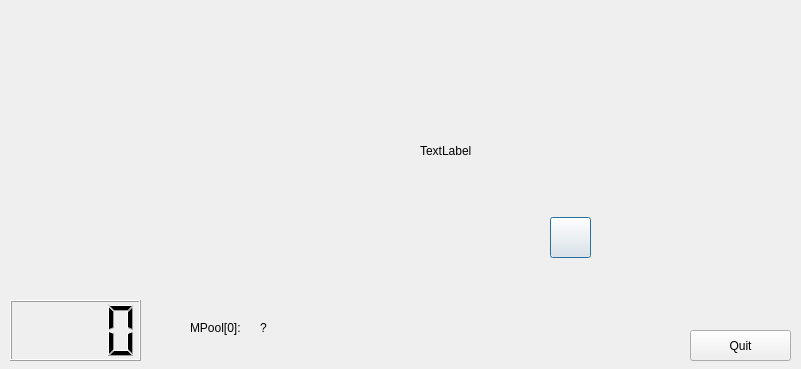
<?xml version="1.0" encoding="UTF-8"?>
<ui version="4.0">
 <class>Gui</class>
 <widget class="QDialog" name="Gui">
  <property name="geometry">
   <rect>
    <x>0</x>
    <y>0</y>
    <width>801</width>
    <height>369</height>
   </rect>
  </property>
  <property name="sizePolicy">
   <sizepolicy hsizetype="Fixed" vsizetype="Fixed">
    <horstretch>0</horstretch>
    <verstretch>0</verstretch>
   </sizepolicy>
  </property>
  <property name="windowTitle">
   <string>&quot;Fly 'n' Shoot&quot; game on EK-LM3S811</string>
  </property>
  <property name="windowIcon">
   <iconset>
    <normaloff>res/qp.ico</normaloff>res/qp.ico</iconset>
  </property>
  <widget class="QLabel" name="m_background">
   <property name="geometry">
    <rect>
     <x>0</x>
     <y>10</y>
     <width>791</width>
     <height>291</height>
    </rect>
   </property>
   <property name="text">
    <string/>
   </property>
   <property name="pixmap">
    <pixmap resource="gui.qrc">:/res/EK-LM3S811.png</pixmap>
   </property>
  </widget>
  <widget class="QPushButton" name="m_button">
   <property name="geometry">
    <rect>
     <x>550</x>
     <y>217</y>
     <width>41</width>
     <height>41</height>
    </rect>
   </property>
   <property name="cursor">
    <cursorShape>PointingHandCursor</cursorShape>
   </property>
   <property name="autoFillBackground">
    <bool>false</bool>
   </property>
   <property name="text">
    <string/>
   </property>
   <property name="icon">
    <iconset resource="gui.qrc">
     <normaloff>:/res/EK-BTN_UP.png</normaloff>:/res/EK-BTN_UP.png</iconset>
   </property>
   <property name="iconSize">
    <size>
     <width>43</width>
     <height>45</height>
    </size>
   </property>
  </widget>
  <widget class="QPushButton" name="m_quit">
   <property name="geometry">
    <rect>
     <x>690</x>
     <y>330</y>
     <width>101</width>
     <height>31</height>
    </rect>
   </property>
   <property name="text">
    <string>Quit</string>
   </property>
  </widget>
  <widget class="QLCDNumber" name="m_score">
   <property name="geometry">
    <rect>
     <x>10</x>
     <y>300</y>
     <width>131</width>
     <height>61</height>
    </rect>
   </property>
   <property name="digitCount">
    <number>4</number>
   </property>
  </widget>
  <widget class="PixelLabel" name="m_display">
   <property name="geometry">
    <rect>
     <x>420</x>
     <y>135</y>
     <width>192</width>
     <height>32</height>
    </rect>
   </property>
   <property name="text">
    <string>TextLabel</string>
   </property>
  </widget>
  <widget class="QLabel" name="m_LED">
   <property name="geometry">
    <rect>
     <x>611</x>
     <y>55</y>
     <width>29</width>
     <height>30</height>
    </rect>
   </property>
   <property name="text">
    <string/>
   </property>
   <property name="pixmap">
    <pixmap>res/LED_OFF.png</pixmap>
   </property>
  </widget>
  <widget class="QLabel" name="label">
   <property name="geometry">
    <rect>
     <x>190</x>
     <y>320</y>
     <width>71</width>
     <height>16</height>
    </rect>
   </property>
   <property name="text">
    <string>MPool[0]:</string>
   </property>
  </widget>
  <widget class="QLabel" name="m_epoolLabel">
   <property name="geometry">
    <rect>
     <x>260</x>
     <y>320</y>
     <width>46</width>
     <height>16</height>
    </rect>
   </property>
   <property name="text">
    <string>?</string>
   </property>
  </widget>
 </widget>
 <customwidgets>
  <customwidget>
   <class>PixelLabel</class>
   <extends>QLabel</extends>
   <header>pixellabel.hpp</header>
  </customwidget>
 </customwidgets>
 <tabstops>
  <tabstop>m_button</tabstop>
  <tabstop>m_quit</tabstop>
 </tabstops>
 <resources>
  <include location="gui.qrc"/>
 </resources>
 <connections>
  <connection>
   <sender>m_quit</sender>
   <signal>clicked()</signal>
   <receiver>Gui</receiver>
   <slot>onQuit()</slot>
   <hints>
    <hint type="sourcelabel">
     <x>725</x>
     <y>341</y>
    </hint>
    <hint type="destinationlabel">
     <x>571</x>
     <y>315</y>
    </hint>
   </hints>
  </connection>
  <connection>
   <sender>m_button</sender>
   <signal>pressed()</signal>
   <receiver>Gui</receiver>
   <slot>onBtnPressed()</slot>
   <hints>
    <hint type="sourcelabel">
     <x>569</x>
     <y>236</y>
    </hint>
    <hint type="destinationlabel">
     <x>447</x>
     <y>318</y>
    </hint>
   </hints>
  </connection>
  <connection>
   <sender>m_button</sender>
   <signal>released()</signal>
   <receiver>Gui</receiver>
   <slot>onBtnReleased()</slot>
   <hints>
    <hint type="sourcelabel">
     <x>585</x>
     <y>248</y>
    </hint>
    <hint type="destinationlabel">
     <x>343</x>
     <y>335</y>
    </hint>
   </hints>
  </connection>
  <connection>
   <sender>Gui</sender>
   <signal>finished(int)</signal>
   <receiver>Gui</receiver>
   <slot>onQuit()</slot>
   <hints>
    <hint type="sourcelabel">
     <x>196</x>
     <y>356</y>
    </hint>
    <hint type="destinationlabel">
     <x>193</x>
     <y>324</y>
    </hint>
   </hints>
  </connection>
 </connections>
 <slots>
  <slot>onBtnPressed()</slot>
  <slot>onBtnReleased()</slot>
  <slot>onQuit()</slot>
 </slots>
</ui>
